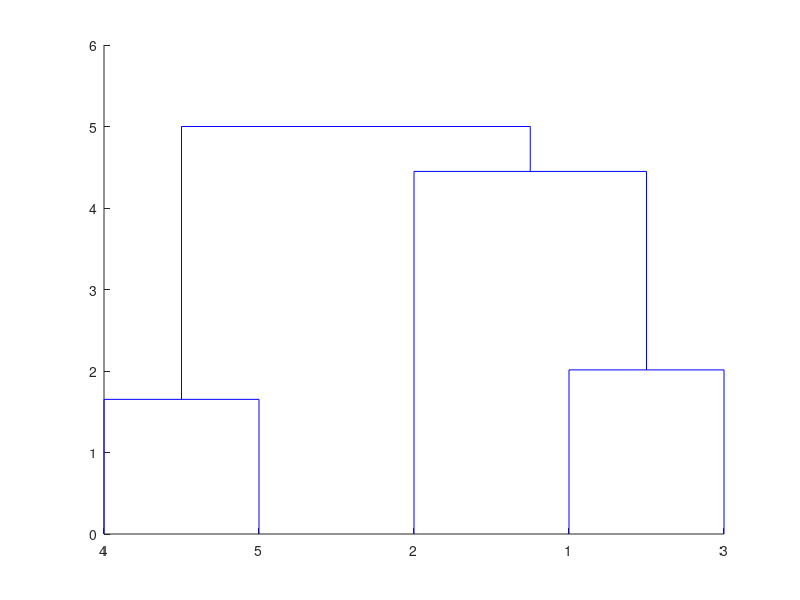

The MATLAB source for this figure:
close all;
clear;
clc;

x=[1 2;2.5 4.5;2 2;4 1.5;4 2.5];
d=pdist(x);

s=squareform(d);
z=linkage(s,'complete'); 
% mxn : m clusters | n levels z dimension
dendrogram(z);